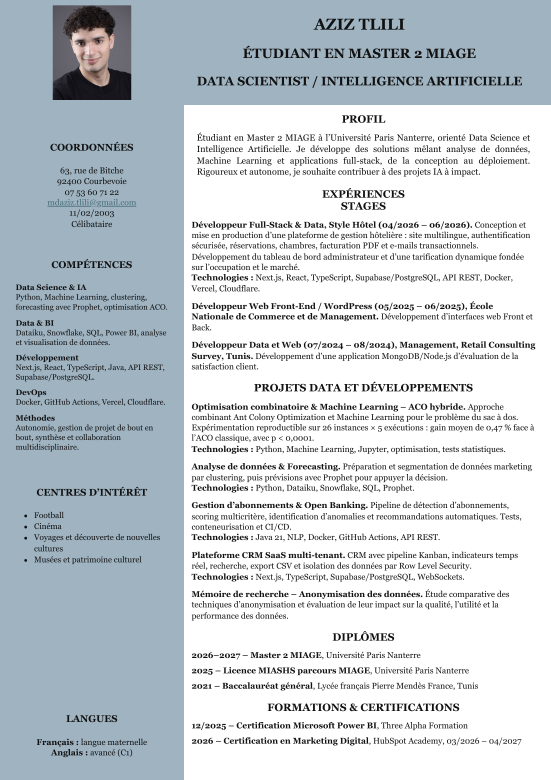
#> input picture page-1.png, 1653 x 2339 px (shown at 1/3 size)
$ python debug_photo_page.py
#> lines starting #> are read from the running program, lines starting #| are printed output that depends on the picture; after the words box and inside, x2 and y2 are one past the last pixel; in counts of white or black regions, pixels touching at a corner belong together
from PIL import Image
import numpy as np

img = Image.open('page-1.png').convert('RGB')
#> img is the input picture: PIL image 1653x2339 RGB; mean R, G, B 199.4, 207.1, 212.6
arr = np.array(img)
# Inspect likely photo area in the page screenshot
print('size', img.size)
#| size (1653, 2339)
# Look for a dark photo area mask.
for threshold in [90, 120, 150, 180, 210, 240]:
    mask = arr.mean(axis=2) < threshold
    ys, xs = np.where(mask)
    if len(xs) and len(ys):
        print('threshold', threshold, 'bbox', xs.min(), ys.min(), xs.max(), ys.max(), 'count', len(xs))
    else:
        print('threshold', threshold, 'no mask')
#> this loop made 6 passes
#| threshold 90 bbox 47 16 1605 2270 count 243906
#| threshold 120 bbox 46 16 1605 2271 count 295855
#| threshold 150 bbox 46 16 1605 2271 count 329576
#| threshold 180 bbox 0 0 1652 2338 count 1845841
#| threshold 210 bbox 0 0 1652 2338 count 1872279
#| threshold 240 bbox 0 0 1652 2338 count 1899209
#> pass 1, `mask = arr.mean(axis=2) < threshold`:
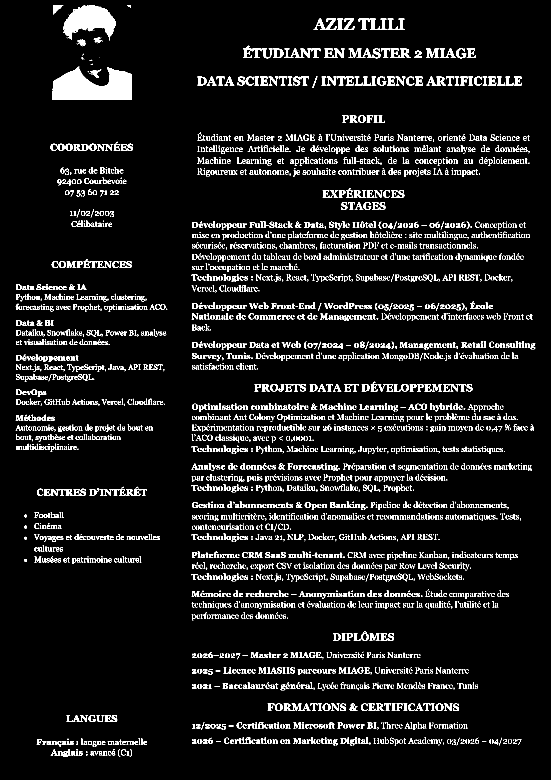
#> mask: shape (2339, 1653) bool (shown at 1/3 size); 6.3% white; 5107 white regions (1761 under 20 px), largest, box (x1, y1, x2, y2) and area: (158, 200, 394, 300) 16842, (189, 16, 348, 122) 9511, (853, 146, 933, 174) 919
#> after the loop:
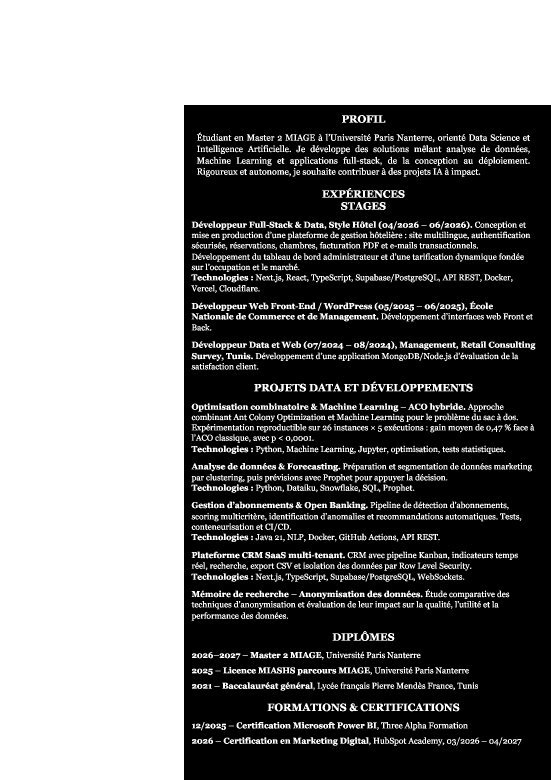
#> mask: shape (2339, 1653) bool (shown at 1/3 size); 49.1% white; 2151 white regions (153 under 20 px), largest, box (x1, y1, x2, y2) and area: (0, 0, 1653, 2339) 1637943, (850, 2110, 932, 2133) 967, (1008, 1505, 1082, 1525) 667

# Determine the bbox of near pure-white background page area for non-photo text block.
# and inspect a likely photo crop box from page source: left column top-left area.
for box in [(0,0,260,270),(20,0,280,280),(30,15,280,270),(35,15,260,260),(40,15,280,270)]:
    crop = img.crop(box)
    arr_crop = np.array(crop)
    # bounding box of very dark pixels in a crop
    mask = arr_crop.mean(axis=2) < 180
    ys, xs = np.where(mask)
    if len(xs):
        print('box', box, 'dark bbox on crop', xs.min(), ys.min(), xs.max(), ys.max(), 'count', len(xs))
    else:
        print('box', box, 'no dark bbox')
#> this loop made 5 passes
#| box (0, 0, 260, 270) dark bbox on crop 0 0 259 269 count 68067
#| box (20, 0, 280, 280) dark bbox on crop 0 0 259 279 count 69767
#| box (30, 15, 280, 270) dark bbox on crop 0 0 249 254 count 60717
#| box (35, 15, 260, 260) dark bbox on crop 0 0 224 244 count 52992
#| box (40, 15, 280, 270) dark bbox on crop 0 0 239 254 count 58167
#> pass 1, `crop = img.crop(box)`:
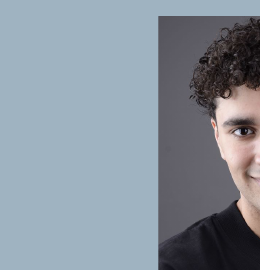
#> crop: PIL image 260x270 RGB; mean R, G, B 134.9, 145.1, 155.3
#> pass 1, `mask = arr_crop.mean(axis=2) < 180`:
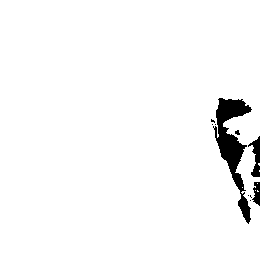
#> mask: shape (270, 260) bool; 97% white; 10 black regions (7 under 20 px), largest, box (x1, y1, x2, y2) and area: (213, 98, 252, 224) 1727, (248, 136, 260, 177) 245, (252, 182, 260, 206) 127
#> pass 2, `crop = img.crop(box)`:
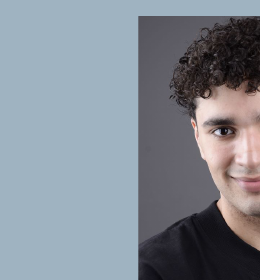
#> crop: PIL image 260x280 RGB; mean R, G, B 130.9, 138.2, 147.1
#> pass 2, `mask = arr_crop.mean(axis=2) < 180`:
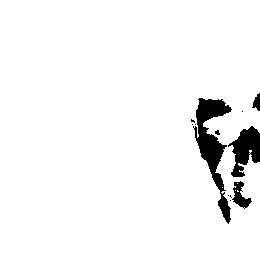
#> mask: shape (280, 260) bool; 95.8% white; 12 black regions (8 under 20 px), largest, box (x1, y1, x2, y2) and area: (193, 98, 232, 224) 1727, (228, 126, 260, 177) 928, (232, 181, 252, 209) 256, (252, 93, 260, 111) 87
#> after the loop:
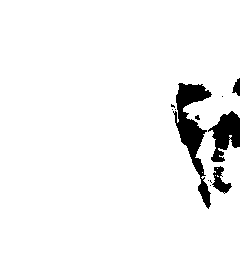
#> mask: shape (255, 240) bool; 95% white; 12 black regions (8 under 20 px), largest, box (x1, y1, x2, y2) and area: (173, 83, 212, 209) 1727, (208, 111, 240, 162) 928, (212, 166, 232, 194) 256, (232, 78, 240, 96) 87
